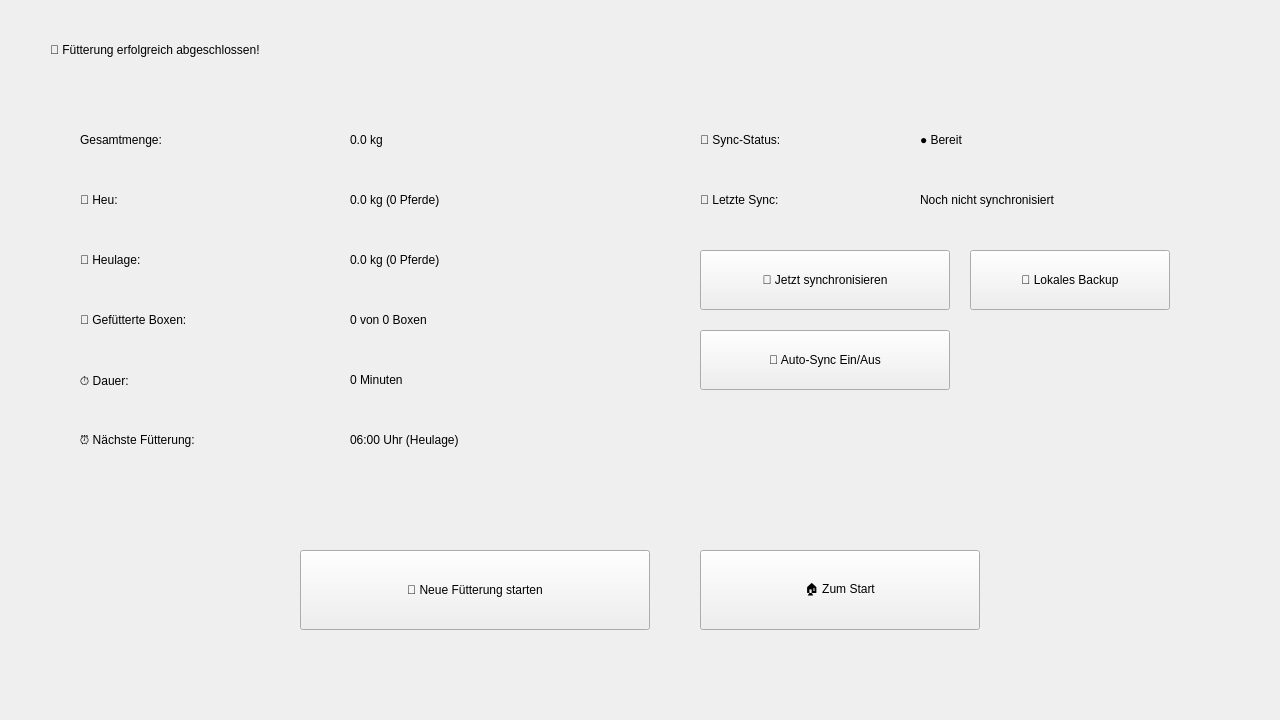
<?xml version="1.0" encoding="UTF-8"?>
<ui version="4.0">
 <class>Form</class>
 <widget class="QWidget" name="Form">
  <property name="geometry">
   <rect>
    <x>0</x>
    <y>0</y>
    <width>1280</width>
    <height>720</height>
   </rect>
  </property>
  <property name="windowTitle">
   <string>Fütterung Abgeschlossen</string>
  </property>
  
  <!-- Header Titel -->
  <widget class="QLabel" name="label_title">
   <property name="geometry">
    <rect>
     <x>50</x>
     <y>20</y>
     <width>1180</width>
     <height>60</height>
    </rect>
   </property>
   <property name="text">
    <string>🎉 Fütterung erfolgreich abgeschlossen!</string>
   </property>
   <property name="objectName">
    <string>title_label</string>
   </property>
   <property name="alignment">
    <set>Qt::AlignLeft|Qt::AlignVCenter</set>
   </property>
  </widget>

  <!-- Gesamtmenge -->
  <widget class="QLabel" name="label_gesamtmenge">
   <property name="geometry">
    <rect>
     <x>80</x>
     <y>120</y>
     <width>250</width>
     <height>40</height>
    </rect>
   </property>
   <property name="text">
    <string>Gesamtmenge:</string>
   </property>
   <property name="objectName">
    <string>info_label</string>
   </property>
  </widget>
  <widget class="QLabel" name="label_gesamtmenge_wert">
   <property name="geometry">
    <rect>
     <x>350</x>
     <y>120</y>
     <width>200</width>
     <height>40</height>
    </rect>
   </property>
   <property name="text">
    <string>0.0 kg</string>
   </property>
   <property name="objectName">
    <string>value_label</string>
   </property>
  </widget>

  <!-- Heu -->
  <widget class="QLabel" name="label_heu">
   <property name="geometry">
    <rect>
     <x>80</x>
     <y>180</y>
     <width>250</width>
     <height>40</height>
    </rect>
   </property>
   <property name="text">
    <string>🌾 Heu:</string>
   </property>
   <property name="objectName">
    <string>info_label</string>
   </property>
  </widget>
  <widget class="QLabel" name="label_heu_wert">
   <property name="geometry">
    <rect>
     <x>350</x>
     <y>180</y>
     <width>300</width>
     <height>40</height>
    </rect>
   </property>
   <property name="text">
    <string>0.0 kg (0 Pferde)</string>
   </property>
   <property name="objectName">
    <string>value_label</string>
   </property>
  </widget>

  <!-- Heulage -->
  <widget class="QLabel" name="label_heulage">
   <property name="geometry">
    <rect>
     <x>80</x>
     <y>240</y>
     <width>250</width>
     <height>40</height>
    </rect>
   </property>
   <property name="text">
    <string>🌿 Heulage:</string>
   </property>
   <property name="objectName">
    <string>info_label</string>
   </property>
  </widget>
  <widget class="QLabel" name="label_heulage_wert">
   <property name="geometry">
    <rect>
     <x>350</x>
     <y>240</y>
     <width>300</width>
     <height>40</height>
    </rect>
   </property>
   <property name="text">
    <string>0.0 kg (0 Pferde)</string>
   </property>
   <property name="objectName">
    <string>value_label</string>
   </property>
  </widget>

  <!-- Gefütterte Boxen -->
  <widget class="QLabel" name="label_pferde">
   <property name="geometry">
    <rect>
     <x>80</x>
     <y>300</y>
     <width>250</width>
     <height>40</height>
    </rect>
   </property>
   <property name="text">
    <string>🐴 Gefütterte Boxen:</string>
   </property>
   <property name="objectName">
    <string>info_label</string>
   </property>
  </widget>
  <widget class="QLabel" name="label_pferde_wert">
   <property name="geometry">
    <rect>
     <x>350</x>
     <y>300</y>
     <width>200</width>
     <height>40</height>
    </rect>
   </property>
   <property name="text">
    <string>0 von 0 Boxen</string>
   </property>
   <property name="objectName">
    <string>value_label</string>
   </property>
  </widget>

  <!-- Dauer -->
  <widget class="QLabel" name="label_dauer">
   <property name="geometry">
    <rect>
     <x>80</x>
     <y>360</y>
     <width>250</width>
     <height>40</height>
    </rect>
   </property>
   <property name="text">
    <string>⏱️ Dauer:</string>
   </property>
   <property name="objectName">
    <string>info_label</string>
   </property>
  </widget>
  <widget class="QLabel" name="label_dauer_wert">
   <property name="geometry">
    <rect>
     <x>350</x>
     <y>360</y>
     <width>200</width>
     <height>40</height>
    </rect>
   </property>
   <property name="text">
    <string>0 Minuten</string>
   </property>
   <property name="objectName">
    <string>value_label</string>
   </property>
  </widget>

  <!-- Nächste Fütterung -->
  <widget class="QLabel" name="label_naechste">
   <property name="geometry">
    <rect>
     <x>80</x>
     <y>420</y>
     <width>250</width>
     <height>40</height>
    </rect>
   </property>
   <property name="text">
    <string>⏰ Nächste Fütterung:</string>
   </property>
   <property name="objectName">
    <string>info_label</string>
   </property>
  </widget>
  <widget class="QLabel" name="label_naechste_wert">
   <property name="geometry">
    <rect>
     <x>350</x>
     <y>420</y>
     <width>300</width>
     <height>40</height>
    </rect>
   </property>
   <property name="text">
    <string>06:00 Uhr (Heulage)</string>
   </property>
   <property name="objectName">
    <string>value_label</string>
   </property>
  </widget>

  <!-- Sync-Status -->
  <widget class="QLabel" name="label_sync_status">
   <property name="geometry">
    <rect>
     <x>700</x>
     <y>120</y>
     <width>200</width>
     <height>40</height>
    </rect>
   </property>
   <property name="text">
    <string>🔄 Sync-Status:</string>
   </property>
   <property name="objectName">
    <string>info_label</string>
   </property>
  </widget>
  <widget class="QLabel" name="label_sync_status_wert">
   <property name="geometry">
    <rect>
     <x>920</x>
     <y>120</y>
     <width>200</width>
     <height>40</height>
    </rect>
   </property>
   <property name="text">
    <string>● Bereit</string>
   </property>
   <property name="objectName">
    <string>value_label</string>
   </property>
  </widget>

  <!-- Letzte Sync -->
  <widget class="QLabel" name="label_last_sync">
   <property name="geometry">
    <rect>
     <x>700</x>
     <y>180</y>
     <width>200</width>
     <height>40</height>
    </rect>
   </property>
   <property name="text">
    <string>📅 Letzte Sync:</string>
   </property>
   <property name="objectName">
    <string>info_label</string>
   </property>
  </widget>
  <widget class="QLabel" name="label_last_sync_wert">
   <property name="geometry">
    <rect>
     <x>920</x>
     <y>180</y>
     <width>200</width>
     <height>40</height>
    </rect>
   </property>
   <property name="text">
    <string>Noch nicht synchronisiert</string>
   </property>
   <property name="objectName">
    <string>value_label</string>
   </property>
  </widget>

  <!-- SYNC BUTTONS -->
  <widget class="QPushButton" name="btn_sync_now">
   <property name="geometry">
    <rect>
     <x>700</x>
     <y>250</y>
     <width>250</width>
     <height>60</height>
    </rect>
   </property>
   <property name="text">
    <string>🚀 Jetzt synchronisieren</string>
   </property>
   <property name="objectName">
    <string>primary_button</string>
   </property>
  </widget>
  
  <widget class="QPushButton" name="btn_backup_local">
   <property name="geometry">
    <rect>
     <x>970</x>
     <y>250</y>
     <width>200</width>
     <height>60</height>
    </rect>
   </property>
   <property name="text">
    <string>💾 Lokales Backup</string>
   </property>
   <property name="objectName">
    <string>secondary_button</string>
   </property>
  </widget>

  <widget class="QPushButton" name="btn_auto_sync">
   <property name="geometry">
    <rect>
     <x>700</x>
     <y>330</y>
     <width>250</width>
     <height>60</height>
    </rect>
   </property>
   <property name="text">
    <string>🔄 Auto-Sync Ein/Aus</string>
   </property>
   <property name="objectName">
    <string>secondary_button</string>
   </property>
  </widget>

  <!-- NAVIGATION BUTTONS -->
  <widget class="QPushButton" name="btn_neue_fuetterung">
   <property name="geometry">
    <rect>
     <x>300</x>
     <y>550</y>
     <width>350</width>
     <height>80</height>
    </rect>
   </property>
   <property name="text">
    <string>🔄 Neue Fütterung starten</string>
   </property>
   <property name="objectName">
    <string>primary_button</string>
   </property>
  </widget>

  <widget class="QPushButton" name="btn_zum_start">
   <property name="geometry">
    <rect>
     <x>700</x>
     <y>550</y>
     <width>280</width>
     <height>80</height>
    </rect>
   </property>
   <property name="text">
    <string>🏠 Zum Start</string>
   </property>
   <property name="objectName">
    <string>secondary_button</string>
   </property>
  </widget>

 </widget>
 <resources/>
 <connections/>
</ui>
